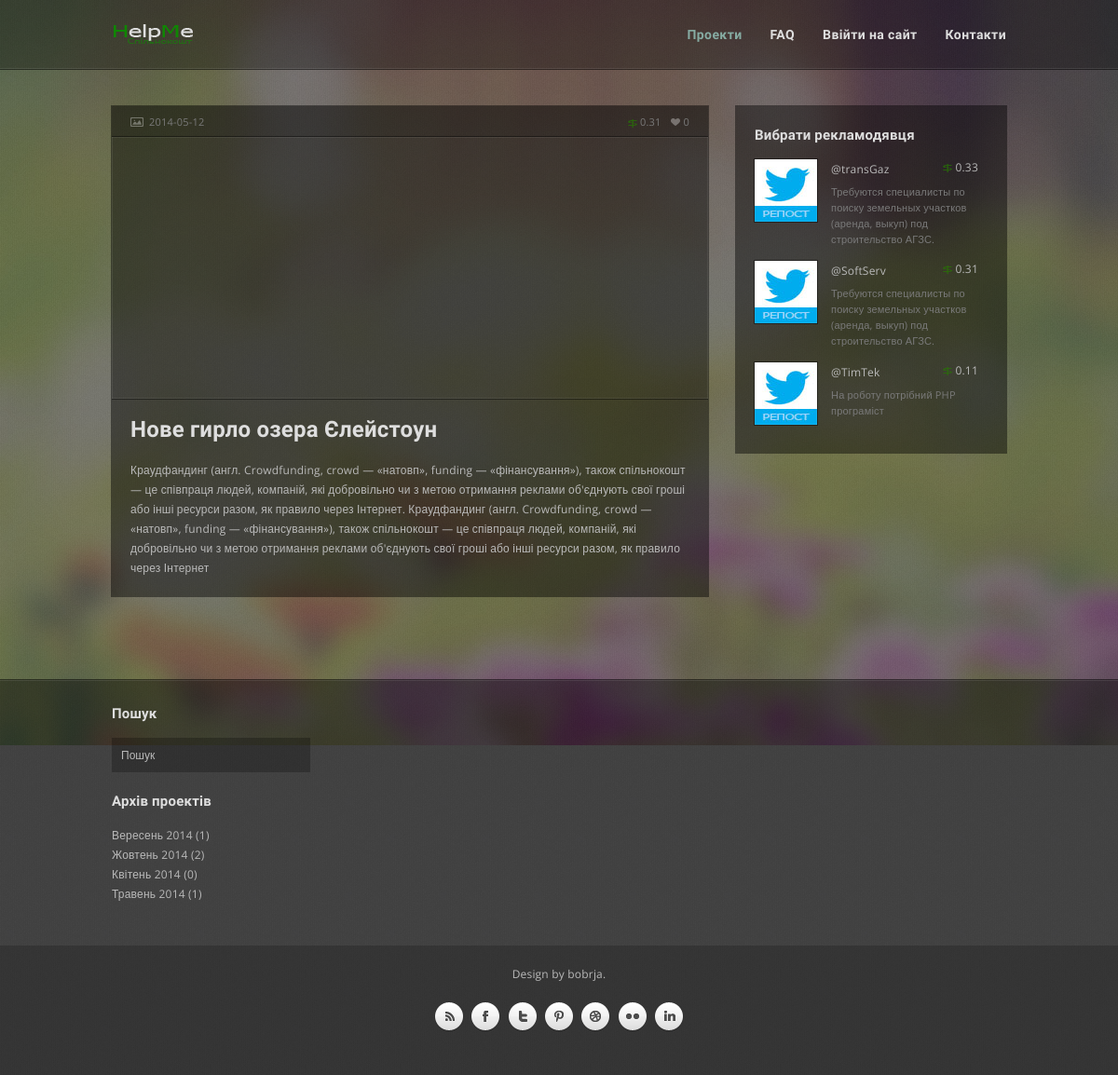
Page /helpme.if.ua/www/post.php?id=2 on the committed database.
### tables this page shows
CREATE TABLE IF NOT EXISTS `projects` (
  `id` int(11) NOT NULL AUTO_INCREMENT,
  `name` varchar(250) NOT NULL,
  `shorttext` varchar(250) NOT NULL,
  `text` text NOT NULL,
  `money` double NOT NULL,
  `like` int(11) NOT NULL,
  `photo` text NOT NULL,
  `video` text NOT NULL,
  `audio` varchar(250) NOT NULL,
  `song` varchar(100) NOT NULL,
  `artist` varchar(100) NOT NULL,
  `album` varchar(100) NOT NULL,
  `date` date NOT NULL,
  `user_id` int(11) NOT NULL,
  PRIMARY KEY (`id`),
  KEY `user_id` (`user_id`),
  KEY `user_id_2` (`user_id`),
  KEY `user_id_3` (`user_id`)
);

CREATE TABLE IF NOT EXISTS `advertising` (
  `id` int(11) NOT NULL AUTO_INCREMENT,
  `pib` varchar(250) NOT NULL,
  `name` varchar(150) NOT NULL,
  `text` varchar(250) NOT NULL,
  `money` double NOT NULL,
  `user_id` int(11) NOT NULL,
  PRIMARY KEY (`id`),
  KEY `user_id` (`user_id`)
);

### helpme.if.ua/www/post.php (the view, shortened to what this page needs)
<?php
include("php/print_head.php");
include("php/menu.php");
function show_project(){
    $sql = "SELECT * FROM projects WHERE id = ".$_GET['id'];
    $result = mysql_query($sql);
    $row = mysql_fetch_array($result);
    if (!empty($row['photo']) && empty($row['video']) && empty($row['audio'])){
        print "<div class='main-image'><div class='outer'>";
        print "<span class='inset'><img src=".$row['photo']." alt=''/></span>";
        print "</div></div><div class='content'>";
        print "<div class='post format-image box'><div class='details'>";
        print "<span class='icon-image'>".$row['date']."</span>";
        print "<span class='likes'><a href='#' class='likeThis'>".$row['like']."</a></span>";
        print "<span class='money'><a href='#' class='moneyThis'>".$row['money']."</a></span>";
        print "</div><h1 class='title'>".$row['name']."</h1>";
        print "<p>".$row[text]."</p></div>";
    } elseif (empty($row['photo']) && !empty($row['video']) && empty($row['audio'])){
        print "<div class='content'>";
        print "<div class='post format-image box'><div class='details'>";
        print "<span class='icon-image'>".$row['date']."</span>";
        print "<span class='likes'><a href='#' class='likeThis'>".$row['like']."</a></span>";
        print "<span class='money'><a href='#' class='moneyThis'>".$row['money']."</a></span>";
        print "</div><div class='video frame'>".$row['video']."</div><h1 class='title'>".$row['name']."</h1>";
        print "<p>".$row[text]."</p></div>";
    }
}
function print_advertising(){
    $sql = "SELECT * FROM advertising ORDER BY money DESC";
    $result = mysql_query($sql);
    while($row = mysql_fetch_array($result)){
        print "<li>";
        print "<div class='frame'>";
        print "<a href='social/tw/post_tweet.php?id=".$row['id']."'><img src='style/images/art/s1.jpg'/></a>";
        print "</div>";
        print "<div class='meta'>";
        print "<div class='details'>";
        print "<span class='money'><a href='#' class='moneyThis'>".$row['money']."</a></span>";
        print "</div>";
        print "<h6><a href='#'>".$row['name']."</a></h6>";
        print "<em>".$row['text']."</em>";
        print "</div>";
        print "</li>";
    }
}
?>
<!DOCTYPE HTML>
<html lang="en-US">
<head>
</head>
<body class="single">
<div class="scanlines"></div>
<div class="header-wrapper opacity">
    <div class="header">
        <div class="logo">
            <a href="index.php">
                <img src="style/images/logo.png" alt=""/>
            </a>
        </div>
    </div>
</div>
<div class="wrapper">
    <?php
    show_project();
    ?>
</div>
<div class="sidebar box">
    <div class="sidebox widget">
        <h3 class="widget-title">Вибрати рекламодявця</h3>
        <ul class="post-list">
            <?php
            print_advertising();
            ?>
        </ul>
    </div>
</div>
</div>
<div class="footer-wrapper">
    <div id="footer" class="four">
        <div id="first" class="widget-area">
            <div class="widget widget_search">
                <h3 class="widget-title">Пошук</h3>
                <form class="searchform" method="get" action="#">
                    <input type="text" name="s" value="Пошук" onFocus="this.value=''" onBlur="this.value='Пошук'"/>
                </form>
            </div>
            <div class="widget widget_archive">
                <h3 class="widget-title">Архів проектів</h3>
                <ul>
                    <li><a href="#">Вересень 2014</a> (1)</li>
                    <li><a href="#">Жовтень 2014</a> (2)</li>
                    <li><a href="#">Квітень 2014</a> (0)</li>
                    <li><a href="#">Травень 2014</a> (1)</li>
                </ul>
            </div>
        </div>
    </div>
</div>
<div class="site-generator-wrapper">
    <center>
        <div class="site-generator">Design by <a href="http://bobrja.if.ua/">bobrja</a>.</div>
    </center>
    <ul class="social">
        <li><a class="rss" href="#"></a></li>
        <li><a class="facebook" href="#"></a></li>
        <li><a class="twitter" href="#"></a></li>
        <li><a class="pinterest" href="#"></a></li>
        <li><a class="dribbble" href="#"></a></li>
        <li><a class="flickr" href="#"></a></li>
        <li><a class="linkedin" href="#"></a></li>
    </ul>
</div>
</body>
</html>

### helpme.if.ua/www/style/css/media-queries.css (style rules this page uses)
@media only screen and (min-device-width: 768px) and (max-device-width: 1024px) { .header, .wrapper, #footer, .site-generator { width: 960px; } }
@media only screen and (min-device-width: 768px) and (max-device-width: 1024px) { .content { width: 640px; } }
@media only screen and (min-device-width: 768px) and (max-device-width: 1024px) { .sidebar { width: 290px; } }

### rows in the picture
projects: date "2014-05-12", like "0", money "0.31", name "Нове гирло озера Єлейстоун", text "Краудфандинг (англ. Crowdfunding, crowd — «натовп», funding — «фінансування»), також спільнокошт — це співпраця людей, компаній, які добровільно чи з метою отримання реклами об'єднують свої гроші або інші ресурси разом, як правило через Інтернет. Краудфандинг (англ. Crowdfunding, crowd — «натовп», funding — «фінансування»), також спільнокошт — це співпраця людей, компаній, які добровільно чи з метою отримання реклами об'єднують свої гроші або інші ресурси разом, як правило через Інтернет"
advertising: money "0.33", name "@transGaz", text "Требуются специалисты по поиску земельных участков (аренда, выкуп) под строительство АГЗС."
advertising: money "0.31", name "@SoftServ", text "Требуются специалисты по поиску земельных участков (аренда, выкуп) под строительство АГЗС."
advertising: money "0.11", name "@TimTek", text "На роботу потрібний PHP програміст"
